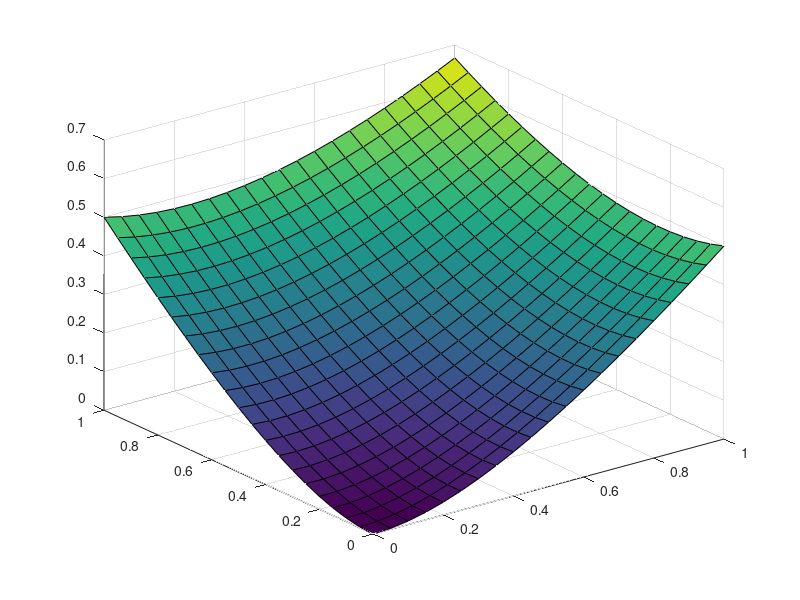

The MATLAB source for this figure:
f = @(x) sin(x).*exp(sqrt(x));
%xs = 1:0.1:3;
%plot(xs, f(xs));

g1 = @(t) cos(t); g2 = @(t) sin(t);
%ts = 0:2*pi/100:2*pi;
%plot(g1(ts), g2(ts));

h1 = g1; h2 = g2; h3 = @(t) t;
%ts = 0:2*pi/100:10*pi;
%plot3(h1(ts), h2(ts), h3(ts));

k = @(x, y) (x.^2 + y.^2)./(1 + x + y);
xs = 0:0.05:1;
ys = 0:0.05:1;
[Xs,Ys] = meshgrid(xs, ys);
surf(xs, ys, k(Xs, Ys));
view(3);